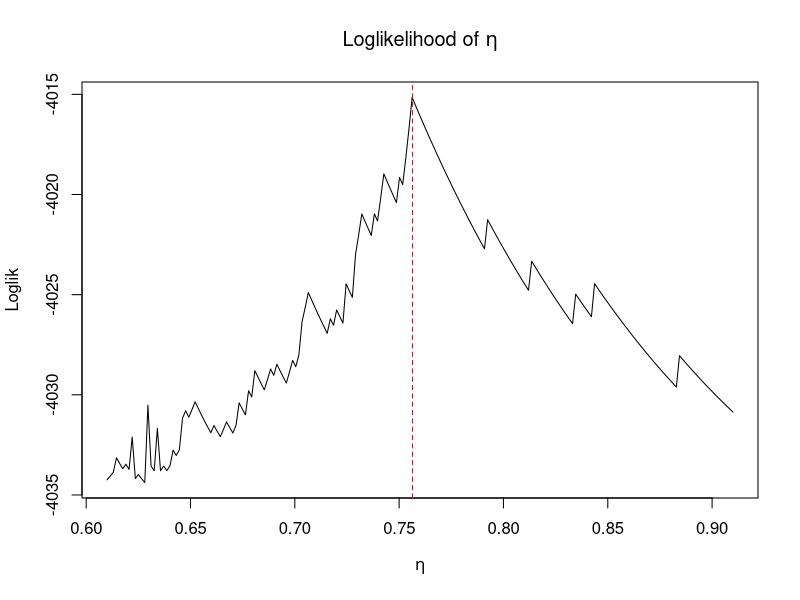

The R source for this figure:
## the file generates the jagged likelihood of eta for visual illustration
# data generation
#source("dmg_func.R")
logit <- function(x){
  return(log(x/(1-x)))
}

expit <- function(x){
  1/(1+exp(-x))
}
dmg_model <- function(y, c, alpha, l) {
  return(ifelse(y > l/c,
                y,
                y - alpha*(l/c - y)
                #- alpha*l/c
  ))
  #return ((alpha+1)*y- alpha*l/c)
  #return ((alpha+1)*y - l )
  
}

dmg_inverse <- function(y,c,alpha,l){
  return ((y + alpha*l/c)/(alpha+1))
  #return ((y +l)/(alpha+1))
}
trunc_pdf_y <- function(x,a,b,mu,sigma){
  truncnorm::dtruncnorm(x,a = a, b = b,mean = mu,
                        sd = sigma)
}



lik_pl_dmg <- function(mu,sigma,alpha, c,l, data){
  l_star <- dmg_inverse(l,c,alpha,l)
  group3 <- data$g3
  group1 <- data$g1
  ystar_dmg <- group3[group3 < l/c]
  y_dmg <- dmg_inverse(ystar_dmg,c,alpha,l)
  
  lik_dmg <- truncnorm::dtruncnorm(y_dmg,a = l_star,
                                   mean = mu, sd = sigma)
  lik_dmg <- lik_dmg /(alpha+1)
  lik_dmg <- sum(log(lik_dmg))
  # undamaged pieces
  ystar_undmg <- group3[group3 > l/c]
  if(length(ystar_undmg) ==0){
    lik_undmg <- 0
  }
  else{
    lik_undmg <- sum(log(truncnorm::dtruncnorm(ystar_undmg,a = l_star,
                                               mean = mu, sd = sigma)))
  }
  loglik_group3 <- lik_dmg + lik_undmg
  # group1 lik
  loglik_group1 <- sum(log(truncnorm::dtruncnorm(group1,b = l,
                                                 mean = mu, sd = sigma)))
  
  loglik <- loglik_group3 + loglik_group1
  return (loglik)
}

lik_pl_undmg <- function(mu,sigma, l, data){
  loglik <- sum(log(truncnorm::dtruncnorm(data$g1,b = l,
                                          mean = mu, sd = sigma)))
  loglik <- loglik + sum(log(truncnorm::dtruncnorm(data$g3,a = l,
                                                   mean = mu, sd = sigma)))
  return (loglik)
}



g3_neglik_fixc <- function(theta,c,R20_1Y,R20_4Y,R5_4Y,R100){
  mu <- theta[1]
  sigma <- theta[2]
  c <- c
  alpha <- theta[3]
  loglik_R20_1Y <- lik_pl_dmg(mu,sigma,alpha, c,l1, R20_1Y)
  loglik_R20_4Y <- lik_pl_undmg(mu,sigma,l1, R20_4Y)
  loglik_R5_4Y <- lik_pl_undmg(mu,sigma,l2, R5_4Y)
  
  # R100 lik
  loglik_R100 <- sum(dnorm(R100, mean = mu, sd = sigma,log = TRUE))
  loglik <- loglik_R20_1Y + loglik_R20_4Y + loglik_R100 + loglik_R5_4Y
  return(-loglik)
}

g3_neglik_evalc <- function(c,theta,R20_1Y,R20_4Y,R5_4Y,R100){
  optimout <- optim(theta,g3_neglik_fixc,c = c,
                    R20_1Y = R20_1Y, R20_4Y = R20_4Y,
                    R5_4Y = R5_4Y,R100 = R100)
  optim_val <- optimout$value
  return(optim_val)
}

g3_neglik_2par <- function(theta,group3,R100,group1){
  mu <- theta[1]
  sigma <- theta[2]
  c <- 1
  alpha <- 0
  l_star <- dmg_inverse(l,c,alpha,l)
  # damaged pieces 
  ystar_dmg <- group3[group3 < l/c]
  y_dmg <- dmg_inverse(ystar_dmg,c,alpha,l)
  
  lik_dmg <- truncnorm::dtruncnorm(y_dmg,a = l_star,
                                   mean = mu, sd = sigma)
  lik_dmg <- lik_dmg /(alpha+1)
  loglik <- sum(log(lik_dmg))
  # undamaged pieces
  ystar_undmg <- group3[group3 > l/c]
  lik_undmg <- sum(log(truncnorm::dtruncnorm(ystar_undmg,a = l_star,
                                             mean = mu, sd = sigma)))
  loglik_R100 <- sum(dnorm(R100,mean = mu,sd = sigma, log = TRUE))
  # group1 lik
  loglik_group1 <- sum(log(truncnorm::dtruncnorm(group1,b = l,
                                                 mean = mu, sd = sigma)))
  
  loglik <- loglik + lik_undmg + loglik_R100 + loglik_group1
  
  return(-loglik)
}
N_R100 <- 140
N_R20_1Y <- 300
N_R20_4Y <- 300
N_R5_4Y <- 300

mu <- 51
sigma <-  18


c <-  0.76
alpha <-  5


l1 <- 31.02750
l2 <- 20.685
l <- l2
theta0 <- c(mu,sigma,alpha)


set.seed(8888)
R100 <- rnorm(N_R100, mean = mu, sd = sigma)
####### generate R20_1Y
y <- rnorm(N_R20_1Y, mean = mu, sd = sigma)
y <- y[order(y)]
R20_1Y <- list()
R20_1Y$g1 <- y[y<l1]
y_star <- dmg_model(y, c, alpha, l1)
R20_1Y$g3 <- y_star[y_star>l1]
######## generate R20_4Y
y <- rnorm(N_R20_4Y, mean = mu, sd = sigma)
y <- y[order(y)]
R20_4Y <- list()
R20_4Y$g1 <- y[y<l1]
#y_star <- dmg_model(y, c, alpha, l1)
R20_4Y$g3 <- y[y>l1]
######### generate R5_4Y
y <- rnorm(N_R5_4Y, mean = mu, sd = sigma)
y <- y[order(y)]
R5_4Y <- list()
R5_4Y$g1 <- y[y<l2]
#y_star <- dmg_model(y, c, alpha, l1)
R5_4Y$g3 <- y[y>l2]


#g3_neglik_fixc(theta0,0.77,R20_1Y,R20_4Y,R5_4Y,R100)


# c_proposed <- seq(from = 0.4, to = 0.9, by = 0.01)
optimout <- optimize(g3_neglik_evalc,c(.7,.8),
                     theta = theta0,
                     R20_1Y = R20_1Y, R20_4Y = R20_4Y,
                     R5_4Y = R5_4Y,R100 = R100)

c_seq <- seq(from = 0.61, to = 0.91, length = 200)
#g3_neglik_evalc(.8,theta0,R20_1Y,R20_4Y,R5_4Y,R100)
lik_seq <- sapply(c_seq,g3_neglik_evalc,theta0,R20_1Y,R20_4Y,R5_4Y,R100)



plot(c_seq,-lik_seq,type = 'l',
     xlab = expression(eta),ylab = "Loglik",
     main = expression("Loglikelihood of " * eta))
abline(v = optimout$minimum+0.001, col = 'red',lty = 2)
# 0.757
